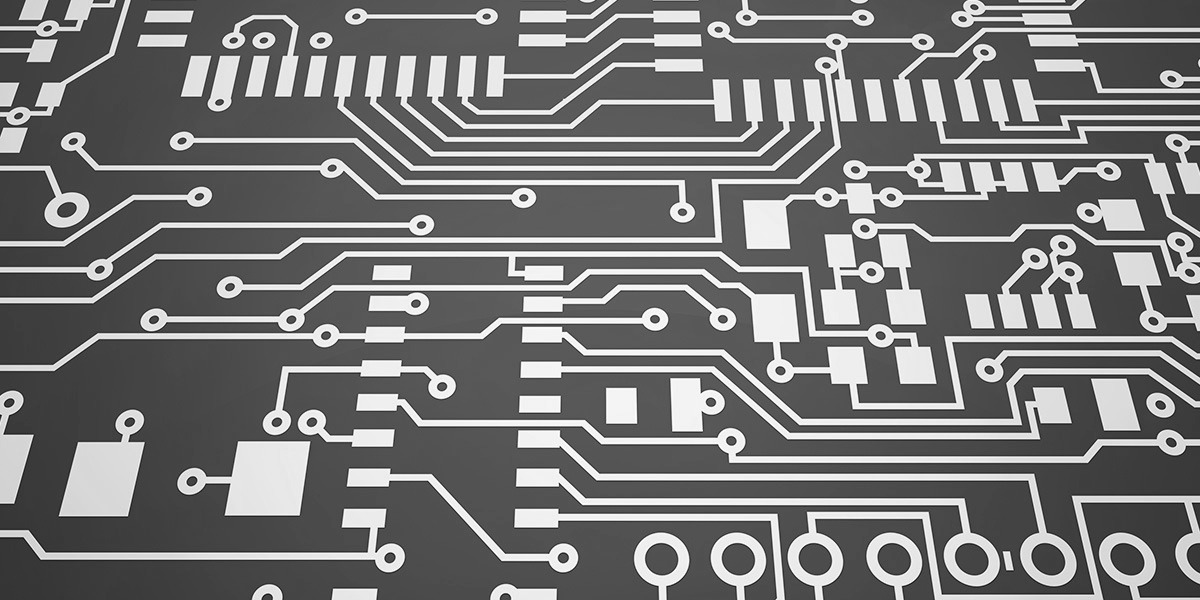
#> input picture assign6/PCB.jpg, 1200 x 600 px
$ python assign6-2_directional_dervative.py
#> lines starting #> are read from the running program, lines starting #| are printed output that depends on the picture
# -*- coding: utf-8 -*-
"""
Created on Sun Nov  3 18:24:45 2019

@author: Personal
"""
import numpy as np
from matplotlib import pyplot as plt
import cv2 as cv
from scipy.ndimage import gaussian_filter
from scipy import ndimage
from cv2 import VideoWriter, VideoWriter_fourcc

width = 1200
height = 600
FPS = 24
seconds = 15
t=45
F=cv.imread('PCB.jpg',0)
#> F is the input picture: shape (600, 1200); min 1, max 255, mean 119.3
f=np.array(gaussian_filter(F,5,mode='reflect'), dtype='float')
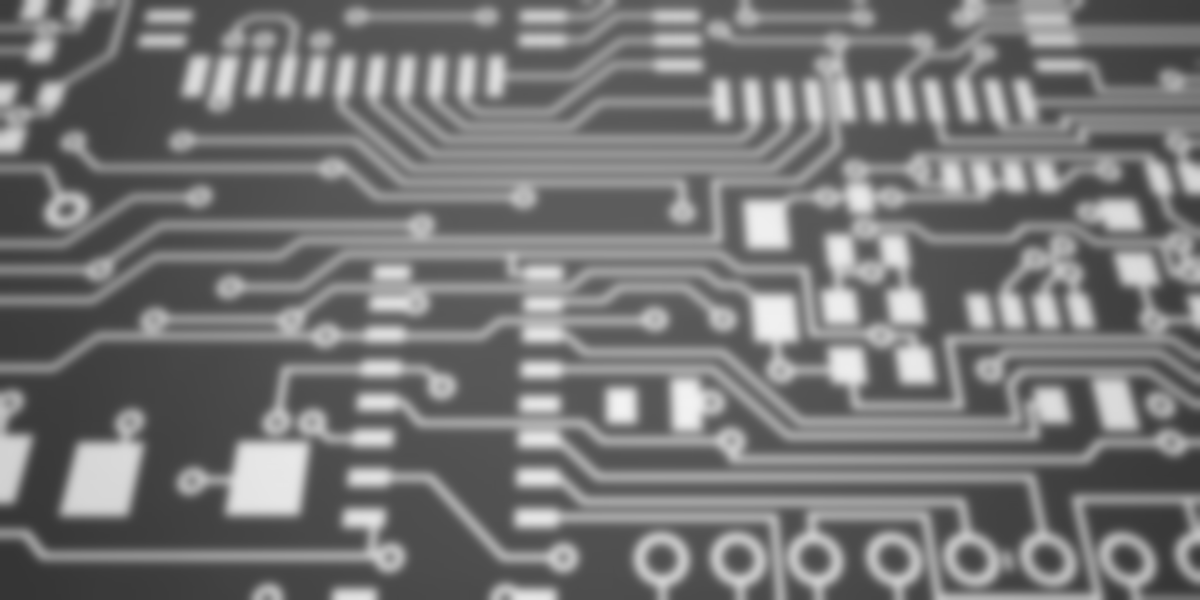
#> f: shape (600, 1200) float64; min 53, max 242, mean 118.3
#f=np.array(cv.GaussianBlur(F,(3,9),5), dtype='float')

xfilter=np.array([[-1,0,1],[-1,0,1],[-1,0,1]])
yfilter=np.array([[-1,-1,-1],[0,0,0],[1,1,1]])
dxf=np.array(ndimage.convolve(f,xfilter,mode='reflect'), dtype=np.int16)
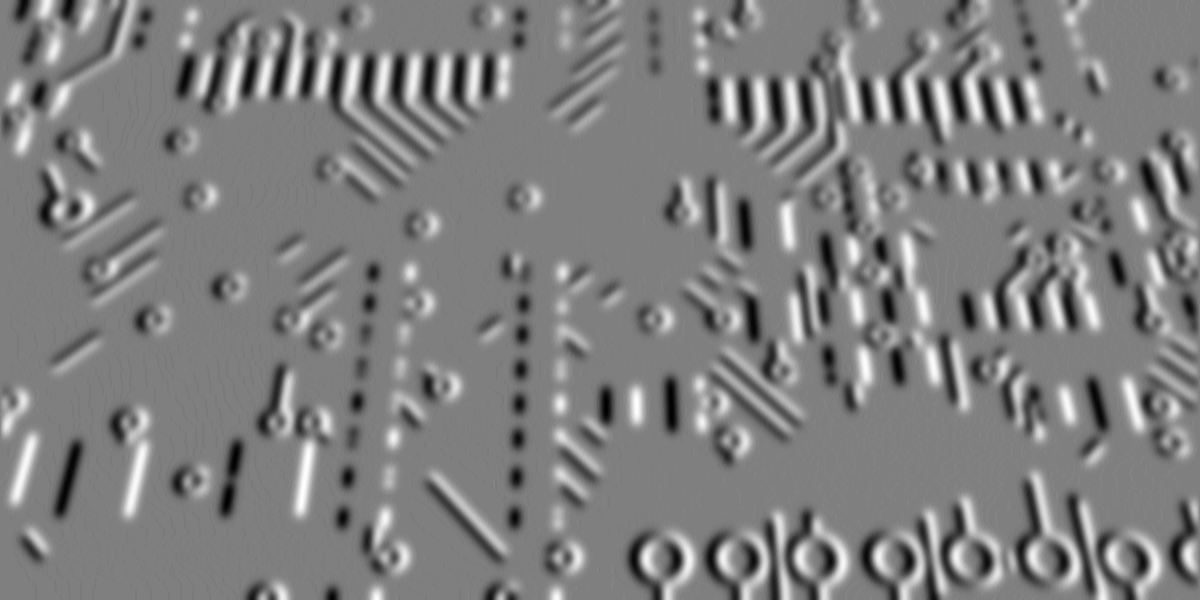
#> dxf: shape (600, 1200) int16; min -75, max 75, mean 0; drawn with min black and max white
dyf=np.array(ndimage.convolve(f,yfilter,mode='reflect'), dtype=np.int16)
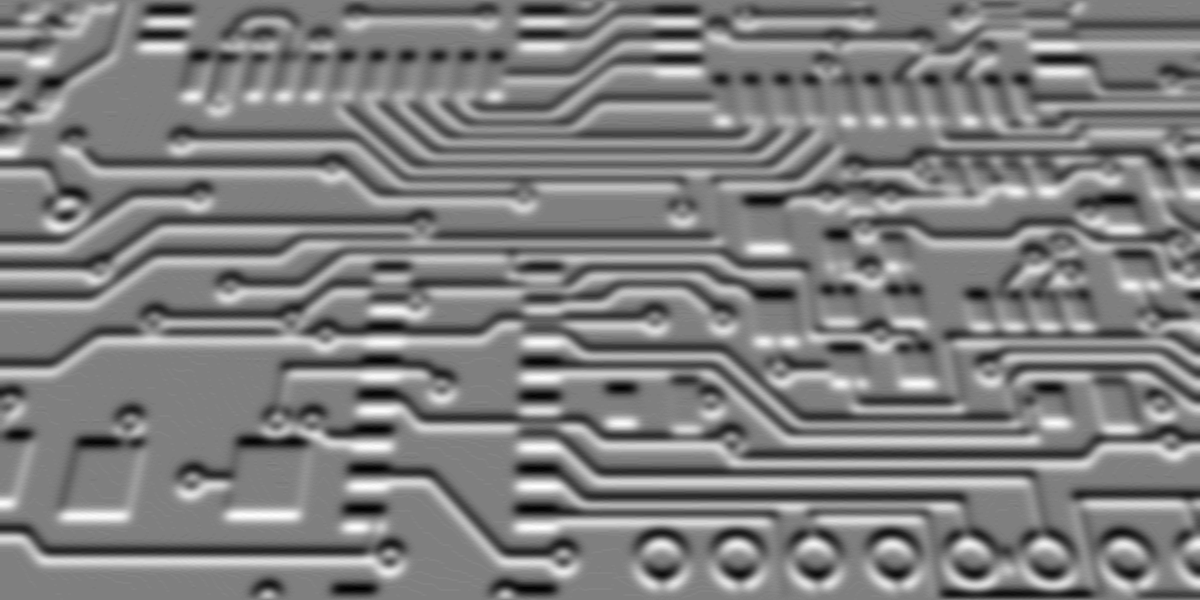
#> dyf: shape (600, 1200) int16; min -78, max 78, mean -0.1; drawn with min black and max white
dtf=dxf*np.cos(t*np.pi/180)+dyf*np.sin(t*np.pi/180)
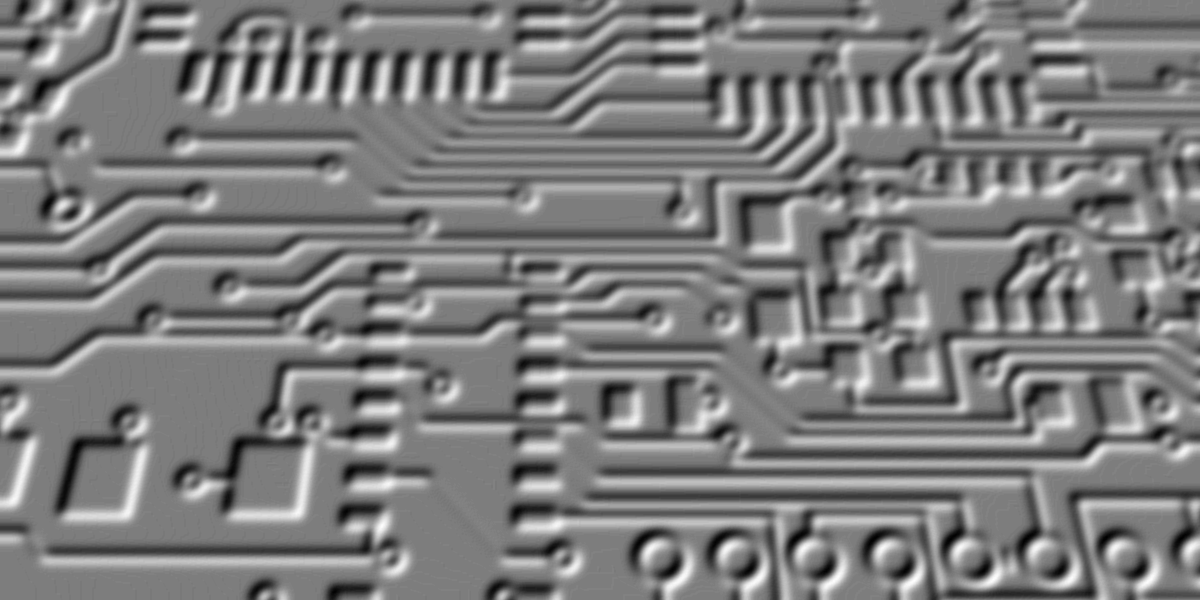
#> dtf: shape (600, 1200) float64; min -70, max 72.12, mean -0.1; drawn with min black and max white
plt.figure()
plt.subplot(121)
plt.imshow(F, cmap='gray', vmin=0, vmax=255)
plt.xticks([]), plt.yticks([])
plt.title('PCB')
plt.subplot(122)
plt.imshow(dtf, cmap='gray', vmin=0, vmax=255)
plt.xticks([]), plt.yticks([])
plt.title('smoothed PCB')


fourcc = VideoWriter_fourcc(*'MP42')
video = VideoWriter('./derivative3.avi', fourcc, float(FPS), (width, height), isColor=False)

for t in range(360,0,-1):
    T=t*2*np.pi/360
    dtf=np.array(dxf*np.cos(T)+dyf*np.sin(T), dtype= np.float32)
    dtf=dtf-np.min(dtf)
    dtf1=np.array(dtf,dtype=np.uint8)
    video.write(dtf1)
#> this loop made 360 passes
#> pass 1, `dtf=dtf-np.min(dtf)`:
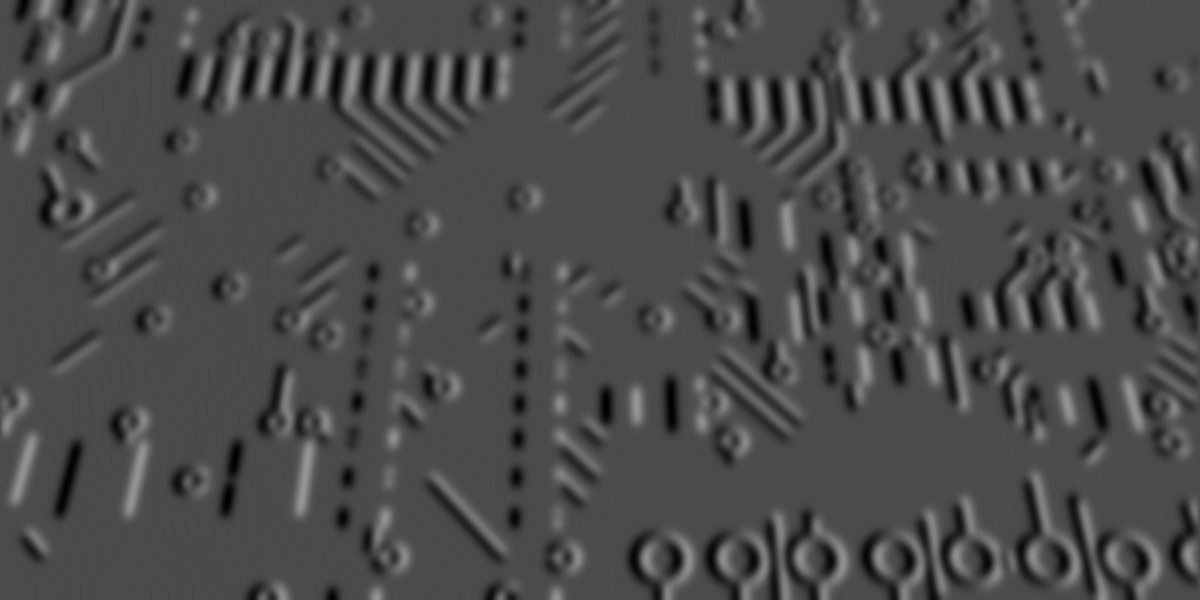
#> dtf: shape (600, 1200) float32; min 0, max 150, mean 75
video.release()
#for t in range(FPS*seconds):
#    T=t*2*np.pi/360
#    dtf=dxf*np.cos(T)+dyf*np.sin(T)

$ run again, with assign6/Lanes.jpg copied over assign6/PCB.jpg
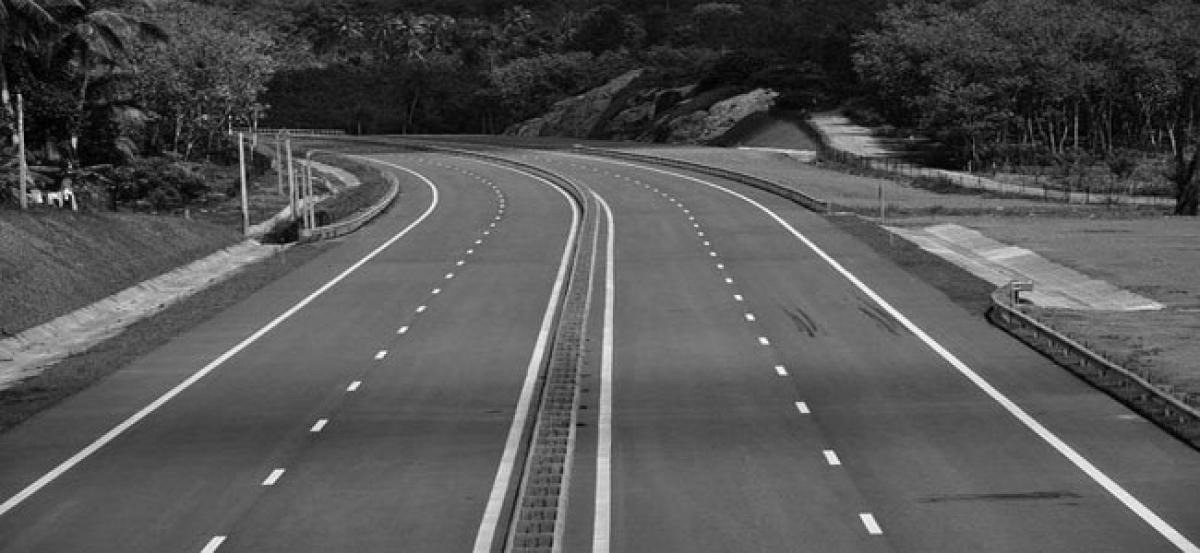
#> input picture assign6/Lanes.jpg, 1200 x 553 px
#> F is the input picture: shape (553, 1200); min 0, max 255, mean 83.7
#> `dyf=np.array(ndimage.convolve(f,yfilter,mode='reflect'), dtype=np.int16)`:
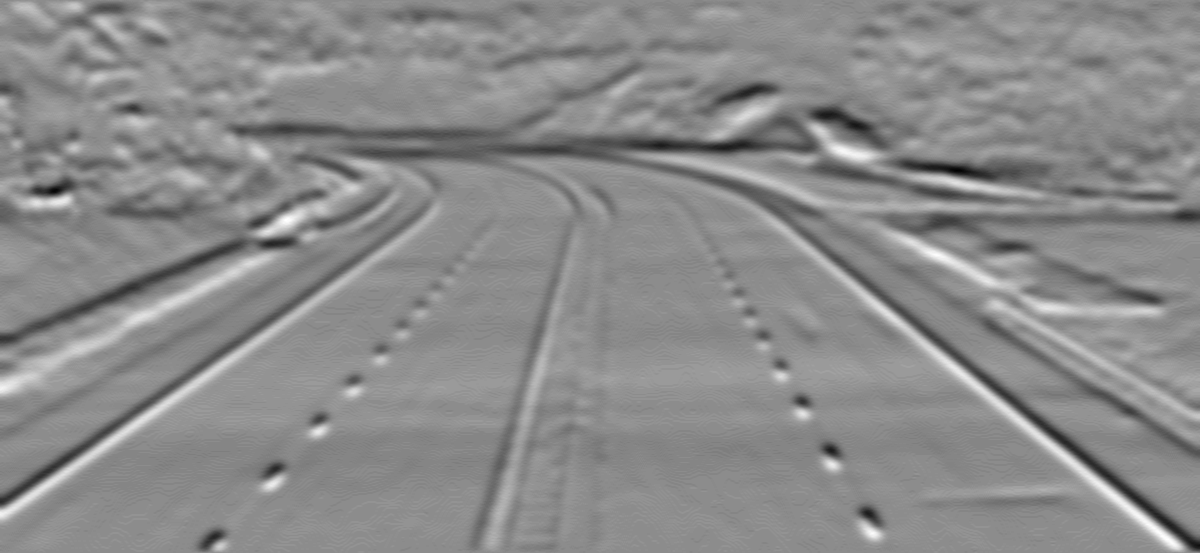
#> dyf: shape (553, 1200) int16; min -60, max 49, mean -0.6; drawn with min black and max white
#> the loop `for t in range(360,0,-1):` made 360 passes
#> pass 1, `dtf=dtf-np.min(dtf)`:
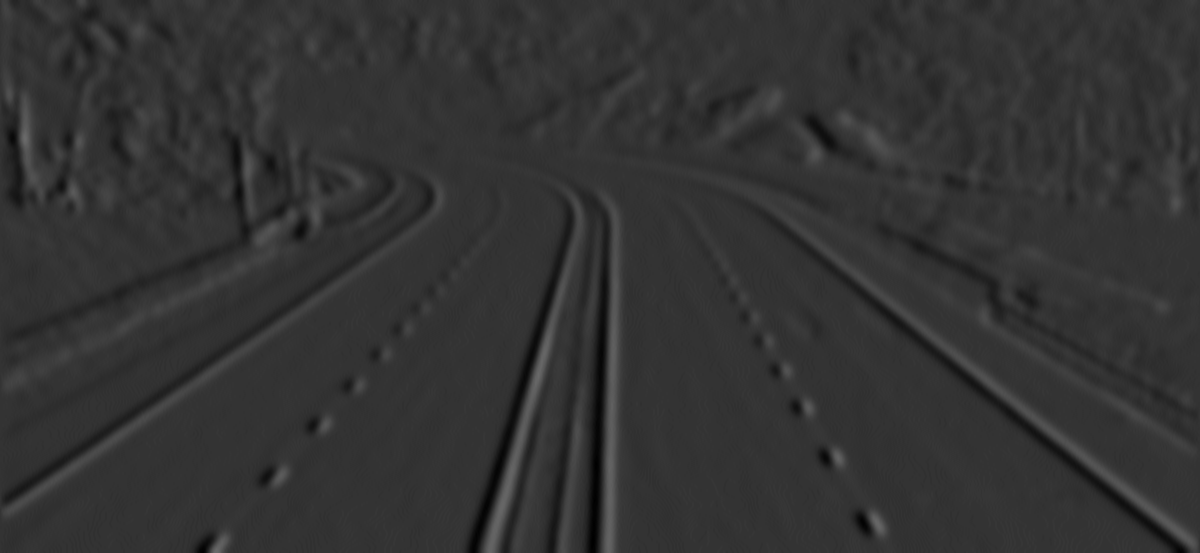
#> dtf: shape (553, 1200) float32; min 0, max 106, mean 51
